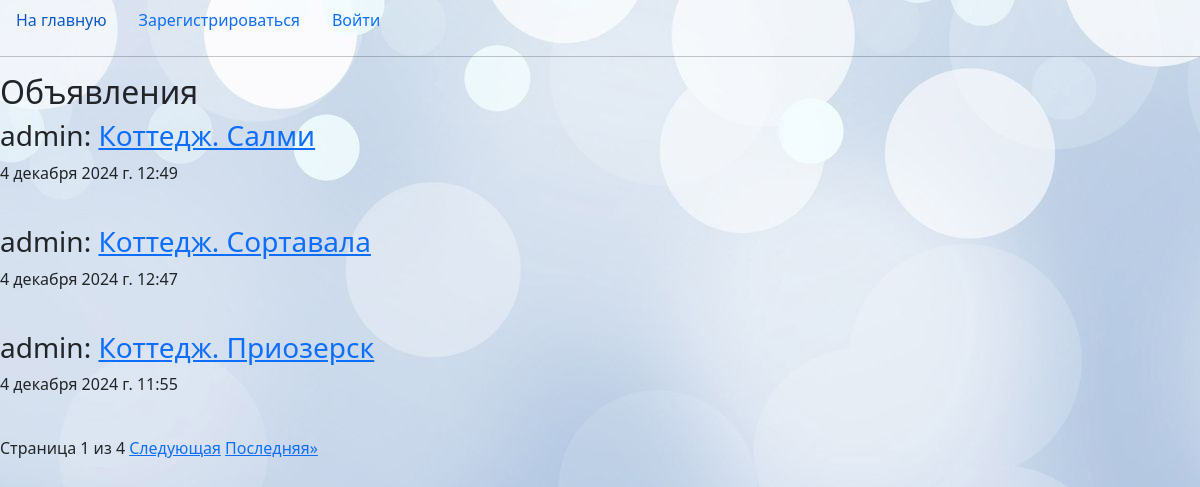
Page /blog/posts/ on the committed database.
### blog/models.py (models this page shows, shortened)
class Post(models.Model):
    author = models.ForeignKey(User, on_delete=models.CASCADE, verbose_name="Author")
    title = models.CharField(max_length=200, verbose_name="Title")
    text = models.TextField(verbose_name="Post text")
    created_at = models.DateTimeField(default=timezone.now, verbose_name="Created at", editable=False)
    image = models.ImageField(upload_to='posts/', null=True, verbose_name='Image')
    slug = models.SlugField(max_length=200, unique=True, editable=False, null=True)
    def get_absolute_url(self):
        return reverse('blog:post_detail', kwargs={'slug': self.slug})
    class Meta:
        verbose_name = "Post"           # table name
        verbose_name_plural = "Posts"   # table name plural

### users/models.py (models this page shows)
class CustomUser(AbstractUser):
    phone = models.CharField(max_length=20, verbose_name="Телефон")
    city = models.CharField(max_length=100, verbose_name="Город")
    image = models.ImageField(upload_to="users/", null=True, verbose_name="Image")

### blog/views.py (the view)
# urls.py: path('posts/', post_list, name='post_list'),
def post_list(request):
    posts = Post.objects.all().order_by('-created_at')
    paginator = Paginator(posts, 3)
    page_number = request.GET.get('page')
    page_obj = paginator.get_page(page_number)
    context = {
        'title': 'Posts',
        'page_obj': page_obj
    }
    return render(request, template_name='blog/posts.html', context=context)

### blog/templates/blog/posts.html (shortened to what this page needs)
{% extends 'blog/base.html' %}
{% block content %}
<h2>Объявления</h2>
{% for post in page_obj %}
    <h3>{{post.author}}: <a href="{{ post.get_absolute_url }}">{{post.title}}</a></h3>
    <p>{{post.created_at}}</p>
    <br>
{% endfor %}
<div class="pagination">
    <span class="step-links">
        <span class="current">
            Страница {{ page_obj.number }} из {{ page_obj.paginator.num_pages }}
        </span>
        {% if page_obj.has_next %}
            <a href="?page={{ page_obj.next_page_number}}">Следующая</a>
            <a href="?page={{ page_obj.paginator.num_pages }}">Последняя&raquo;</a>
        {% endif %}
    </span>
</div>
{% endblock content %}

### rows in the picture
Post: author "admin", title "Коттедж. Салми", created_at "4 декабря 2024 г. 12:49"
Post: author "admin", title "Коттедж. Сортавала", created_at "4 декабря 2024 г. 12:47"
Post: author "admin", title "Коттедж. Приозерск", created_at "4 декабря 2024 г. 11:55"

### other values in the picture
{{ page_obj.number }} "1"
{{ page_obj.paginator.num_pages }} "4"
